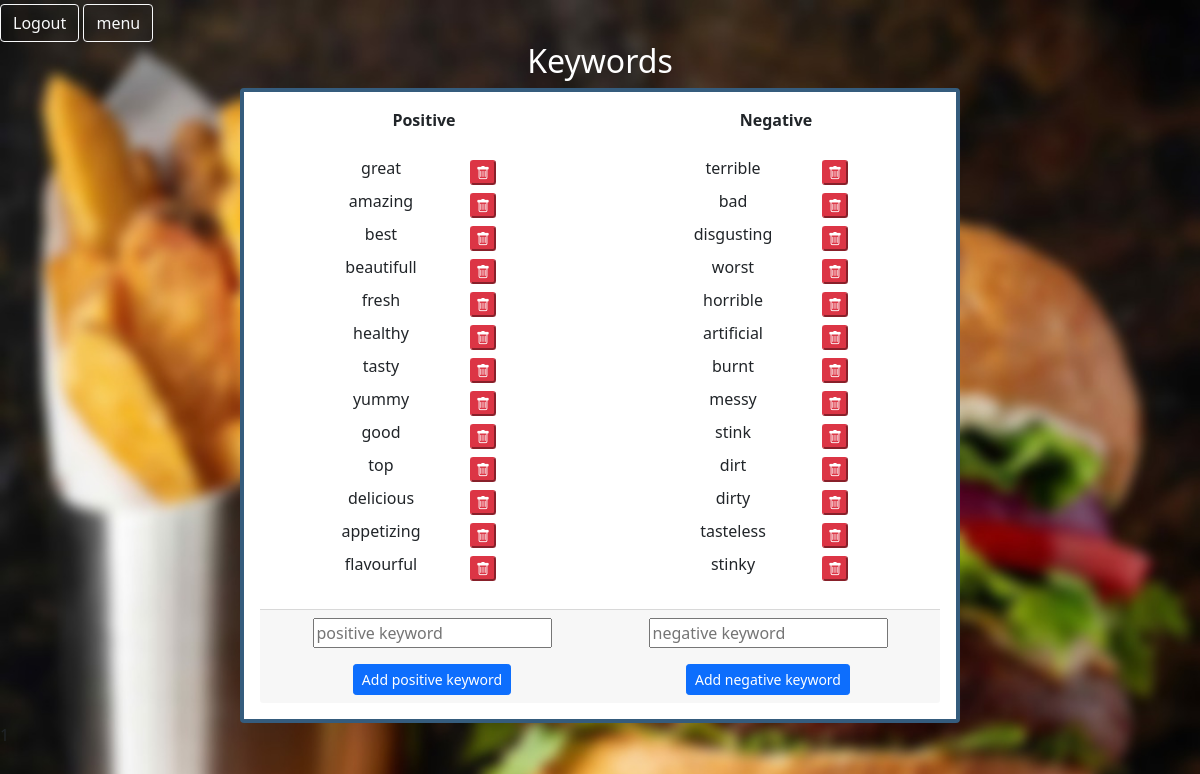
Page /admin/keywords (signed in) on the committed database.
### tables this page shows
CREATE TABLE `keywords` (
  `id` int unsigned NOT NULL AUTO_INCREMENT,
  `keyword` varchar(255) NOT NULL,
  `type` tinyint(1) NOT NULL,
  PRIMARY KEY (`id`),
  UNIQUE KEY `keyword` (`keyword`)
);

### src/core/View.php (called while the page is built, shortened)
<?php
class View {
    public function __destruct() {
        include $this->template;
    }
}

### src/admin/controllers/KeywordController.php (called while the page is built, shortened)
<?php
class KeywordController extends Controller {
    public function indexAction() {
        $this->display();
    }
    private function display(array $data = []) {
        $kwEntity = (new Keyword($this->dbc))->select('keyword', 'id');
        $data['positiveKeywords'] = $kwEntity->findAllBy(['type' => 1]);
        $data['negativeKeywords'] = $kwEntity->findAllBy(['type' => 0]);
        View::display('dashboard', $data)->setLayout('keywords');
    }
}

### src/core/Controller.php (called while the page is built, shortened)
<?php
abstract class Controller {
    public function init(array $urlParams) {
        $this->dbc = DB::getInstance()->getConnection();
        return $this;
    }
    public function runAction($action) {
        $action .= 'Action';
        $this->$action();
    }
}

### src/core/router/Router.php (called while the page is built, shortened)
<?php
final class Router {
    private array $routes = [];
    private function register(string $requestMethod, string $prettyUrl, callable|array $callback) {
        $this->routes[$requestMethod][$prettyUrl] = $callback;
    }
    public function resolve(string $requestMethod, string $urlQuery) {
        $parsedUrl = explode('/', $urlQuery);
        $callback = $this->routes[ strtolower($requestMethod) ][ array_shift($parsedUrl) ] ?? false;
        if (is_array($callback)) {
            $controller = key($callback);
            $action = $callback[$controller];
            return (new $controller)->init($parsedUrl)->runAction($action);
        }
        return $callback();
    }
}

### src/core/Bootstrap.php (called while the page is built, shortened)
<?php
class Bootstrap {
    public function init() {
        $this->routerInstance->resolve($_SERVER['REQUEST_METHOD'], $_GET['query'] ?? '');
    }
    public function __invoke() {
        $this->init();
    }
}

### public/admin/index.php (called while the page is built, shortened)
<?php
try {
    $bootstrap = new Bootstrap(DB::getInstance(), Router::getInstance());
    $bootstrap();
} catch (RouteNotFoundException) {
    header('Location:/admin');
    exit;
}

### src/core/Entity.php (called while the page is built, shortened)
<?php
class Entity {
    protected string $selectedColumns = '*';
    public function select(string ...$columns) {
        $this->selectedColumns = implode(',', $columns);
        return $this;
    }
    private function find(array $columnsValues) {
        $condString = '';
        foreach ($columnsValues as $col => $val) {
            $condString .= $col . ' = :' . $col . ' AND ';
        }
        $sql = 'SELECT ' . $this->selectedColumns . ' FROM ' . $this->table .
        ' WHERE ' . rtrim($condString, ' AND ');
        return $this->dbc->prepare($sql);
    }
    public function findAllBy(array $columnsValues) {
        $stmt = $this->find($columnsValues);
        $stmt->execute($columnsValues);
        return $stmt->fetchAll();
    }
}

### src/core/DB.php (called while the page is built, shortened)
<?php
final class DB {
    private static ?self $instance = null;
    private PDO $connection;
    public static function getInstance():self {
        if (is_null(self::$instance)) {
            self::$instance = new self();
        }
        return self::$instance;
    }
    public function connect($dbHost, $dbName, $username, $password):void {
        $this->connection = new PDO(
            'mysql:host=' . $dbHost .
            ';dbname=' . $dbName . ';',
            $username,
            $password, [
                PDO::ATTR_DEFAULT_FETCH_MODE => PDO::FETCH_OBJ
            ]);
    }
    public function getConnection():PDO {
        return $this->connection;
    }
}

### src/admin/views/layouts/keywords.phtml (the view, shortened to what this page needs)
<div class="text-center dashboard-header">
    <h2>Keywords</h2>
</div>
<div class="card custom-inline card-border p-3">
    <div class="row text-center">
        <div class="col">
            <div class="mb-4">
                <b>Positive</b>
            </div>
            <?php foreach($positiveKeywords as $pkw): ?>
                <div class="row ms-5">
                    <div class="col">
                        <?= $pkw->keyword ?>
                    </div>
                    <div class="col">
                        <form class="w-25" method="post" action="/admin/delete_keyword">
                            <button type="submit" class="py-0 px-1 m-1 bi-trash btn-danger btn-sm"></button>
                        </form>
                    </div>
                </div>
            <?php endforeach ?>
        </div>
        <div class="col">
            <div class="mb-4">
                <b>Negative</b>
            </div>
            <?php foreach($negativeKeywords as $nkw): ?>
                <div class="row ms-5">
                    <div class="col">
                        <?= $nkw->keyword ?>
                    </div>
                    <div class="col">
                        <form class="w-25" method="post" action="/admin/delete_keyword">
                            <button type="submit" class="py-0 px-1 m-1 bi-trash btn-danger btn-sm"></button>
                        </form>
                    </div>
                </div>
            <?php endforeach ?>
        </div>
    </div>
    <div class="card-footer text-center mt-4">
        <div class="row">
            <div class="col">
                <form method="post" action="">
                    <input type="text" name="keyword" placeholder="positive keyword">
                    <div>
                        <button name="add-keyword" type="submit" value="1" class="mt-3 btn btn-sm btn-primary">Add positive keyword</button>
                    </div>
                </form>
            </div>
            <div class="col">
                <form method="post" action="">
                    <input type="text" name="keyword" placeholder="negative keyword">
                    <div>
                        <button type="submit" class="mt-3 btn btn-sm btn-primary">Add negative keyword</button>
                    </div>
                </form>
            </div>
        </div>
    </div>
</div>

### public/assets/styles.css (style rules this page uses)
body { min-height: 100vh; display: flex; flex-direction: column; }
html, body { max-width: 100%; overflow-x: hidden; }
.card-border { border: 4.5px solid #355C7D; }
.bg-hamburger { background-image: url(/assets/images/burger-blurried.jpg); background-size: cover; height: 100vh; background-attachment: fixed; -webkit-background-size: cover; }
.custom-inline { margin-inline: 20%; }
.dashboard-header { color: #ffffff; }

### rows in the picture
keywords: keyword "great"
keywords: keyword "amazing"
keywords: keyword "best"
keywords: keyword "beautifull"
keywords: keyword "fresh"
keywords: keyword "healthy"
keywords: keyword "tasty"
keywords: keyword "yummy"
keywords: keyword "good"
keywords: keyword "top"
keywords: keyword "delicious"
keywords: keyword "appetizing"
keywords: keyword "flavourful"
keywords: keyword "terrible"
keywords: keyword "bad"
keywords: keyword "disgusting"
keywords: keyword "worst"
keywords: keyword "horrible"
keywords: keyword "artificial"
keywords: keyword "burnt"
keywords: keyword "messy"
keywords: keyword "stink"
keywords: keyword "dirt"
keywords: keyword "dirty"
keywords: keyword "tasteless"
keywords: keyword "stinky"

### other values in the picture
include VIEW_PATH . 'layouts/' . $this->layout . '.phtml' "1"
